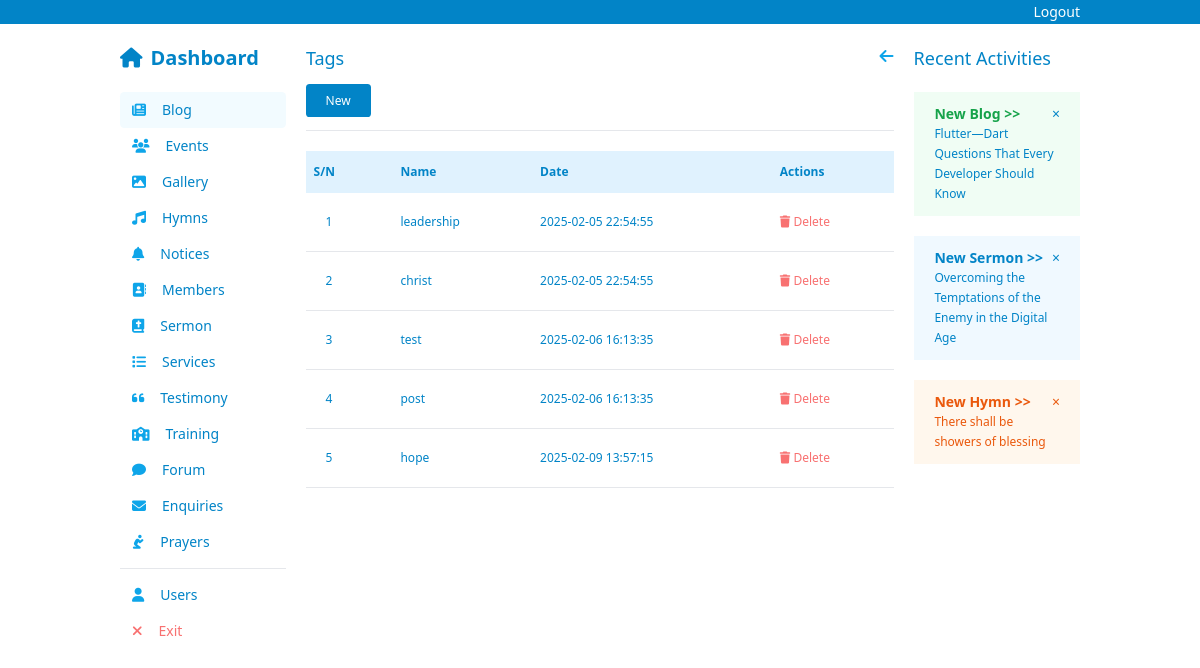
Screenshot of /admin/blog/tags with the database file from the repository.
### web/admin/blog/models.py (models this page shows, shortened)
class Tag(db.Model):
    __tablename__ = 'tags'
    id = db.Column(db.Integer, primary_key=True, autoincrement=True)
    name = db.Column(db.String(50), nullable=False, unique=True)
    slug = db.Column(db.String(80), nullable=False, unique=True)
    created_at = db.Column(db.DateTime(timezone=True), server_default=func.now())

### web/admin/blog/routes.py (the view)
@bp.route('/tags', methods=('GET',))
def tags():
    tags = Tag.query.all()
    return render_template('admin/blog/tag/index.html', title='Tags', tags=tags)

### app.py (called while the page is built)
@app.before_request
def before_request():
    g.user = get_current_user()

@app.context_processor
def utility_processor():
    def is_authenticated():
        return get_current_user() is not None
    def current_user():
        return get_current_user()
    return {
        'is_authenticated': is_authenticated,
        'current_user': current_user
    }

### web/auth/routes.py (called while the page is built)
@bp.before_app_request
def load_logged_in_user():
    pass

### web/context.py (called while the page is built)
def get_current_user():
    if not hasattr(g, 'current_user'):
        if 'user_id' in session:
            g.current_user = User.query.get(session['user_id'])
        else:
            g.current_user = None
    return g.current_user

### web/templates/admin/blog/tag/index.html (shortened to what this page needs)
{% extends 'admin/base.html' %}
{% block content %}
<div class="text-[12px]">
  <a class="py-2 px-5 bg-sky-600 text-white" href="{{ url_for('blog_admin.create_tag') }}">New</a>
  <hr class="my-5">
{% if tags|length > 0 %}
    <table class="w-full text-left   table-auto min-w-max text-gray-800 p-2">
      <thead>
        <tr class="bg-sky-100 font-light text-sky-600">
          <th class="py-3 px-2">S/N</th>
          <th class="py-3 px-2">Name</th>
          <th class="py-3 px-2">Date</th>
          <th class="py-3 px-2">Actions</th>
        </tr>
      </thead>
      <tbody class="text-sky-600">
        {% for tag in tags %}
          <tr  class="cursor-pointer items-center p-3 border-b hover:bg-sky-50/50 clickable-row" data-href="{{ url_for('blog_admin.edit_tag', pk=tag.id) }}">
              <td class="p-5">{{ tag.id }}</td>
              <td class="px-2 py-3">{{tag.name}}</td>
              <td class="px-2 py-3">{{ tag.created_at }}</td>
              <td class="px-2 py-3 text-red-400"><a href="{{url_for('blog_admin.confirm_delete_tag', pk=tag.id)}}"><i class="fa-solid fa-trash"></i> Delete</a></td>
          </tr>
        {% endfor %}
      </tbody>
    </table>
{% else %}
<p class="text-gray-500">No tags have been created yet. Click</p>
{% endif %}
</div>
{% endblock %}

### web/static/css/style.css (style rules this page uses)
input, a, button, textarea { border-radius: .3em; }

### rows the page displays
Tag: id "1", name "leadership", created_at "2025-02-05 22:54:55"
Tag: id "2", name "christ", created_at "2025-02-05 22:54:55"
Tag: id "3", name "test", created_at "2025-02-06 16:13:35"
Tag: id "4", name "post", created_at "2025-02-06 16:13:35"
Tag: id "5", name "hope", created_at "2025-02-09 13:57:15"

### other values shown
{{ title|capitalize }} "Tags"
